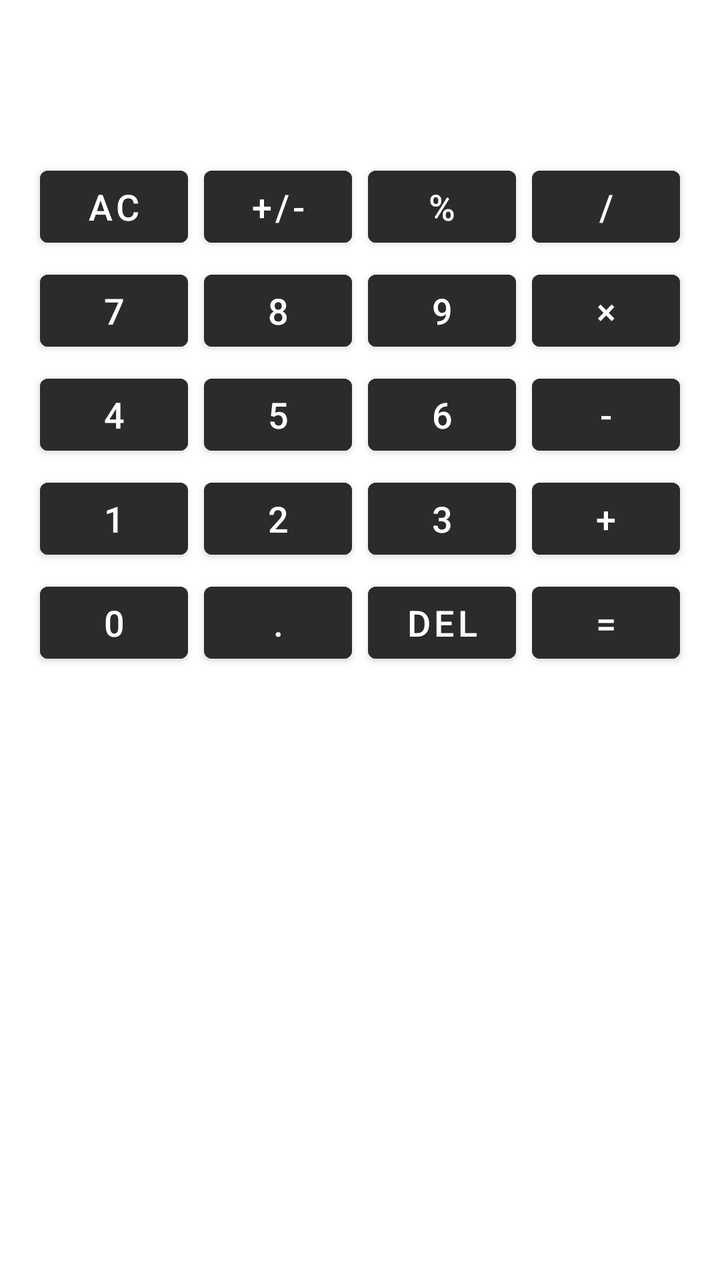
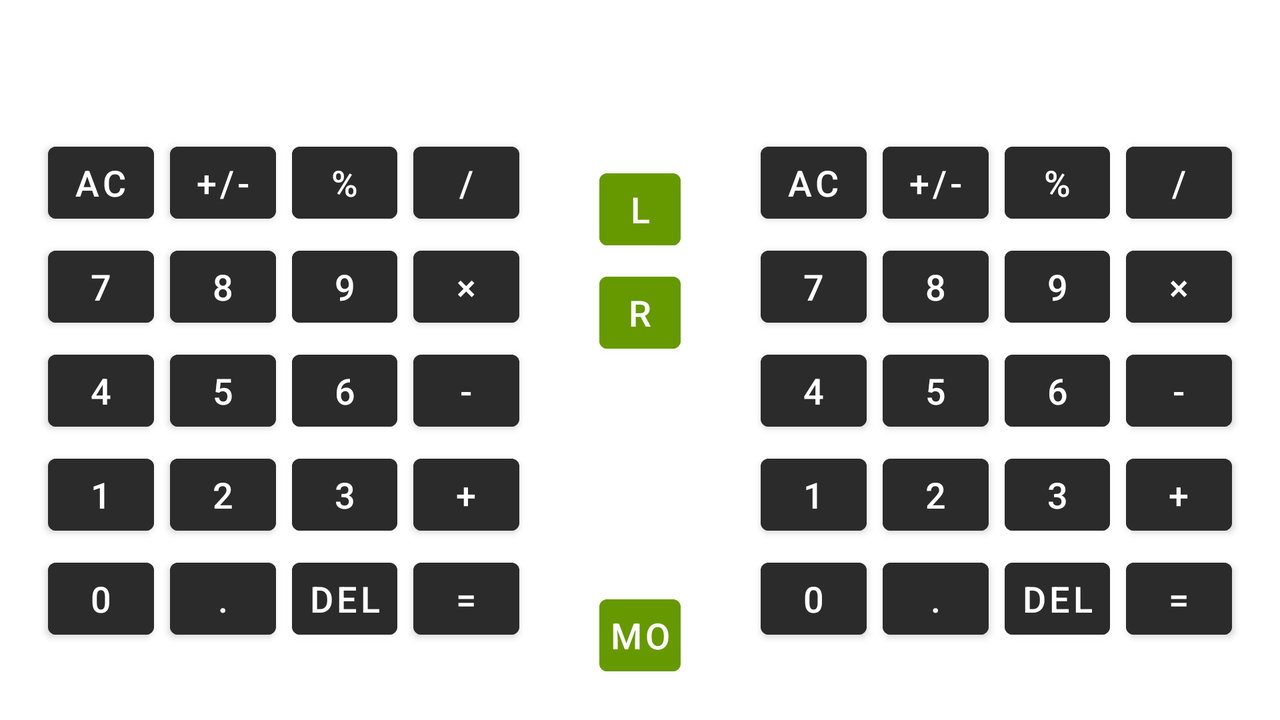

Compare how this app lays out the same screen by default and in its alternative resource folder. The renders come first, then the two layout files and the values they reference.
<!-- AndroidManifest.xml: application theme Theme.ResizeCalculator -->
<!-- res/layout/fragment_calculator.xml -->
<?xml version="1.0" encoding="utf-8"?>
<androidx.constraintlayout.widget.ConstraintLayout xmlns:android="http://schemas.android.com/apk/res/android"
    xmlns:app="http://schemas.android.com/apk/res-auto"
    xmlns:tools="http://schemas.android.com/tools"
    android:layout_width="match_parent"
    android:layout_height="match_parent"
    android:padding="16dp">

    <include
        android:id="@+id/calculator1"
        layout="@layout/calculator_layout"
        android:layout_width="match_parent"
        android:layout_height="match_parent"
        app:layout_constraintTop_toTopOf="parent"
        app:layout_constraintBottom_toBottomOf="parent"
        app:layout_constraintStart_toStartOf="parent"
        app:layout_constraintEnd_toEndOf="parent"
        />

</androidx.constraintlayout.widget.ConstraintLayout>
<!-- res/layout/calculator_layout.xml (included above) -->
<?xml version="1.0" encoding="utf-8"?>
<androidx.constraintlayout.widget.ConstraintLayout xmlns:android="http://schemas.android.com/apk/res/android"
    xmlns:app="http://schemas.android.com/apk/res-auto"
    xmlns:tools="http://schemas.android.com/tools"
    android:layout_width="wrap_content"
    android:layout_height="wrap_content"
    android:padding="0dp">

    
    <TextView
        android:id="@+id/display"
        style="@style/CalculatorDisplay"
        android:layout_width="0dp"
        android:layout_height="wrap_content"
        android:background="#EEEEEE"
        android:gravity="end"
        android:textSize="26sp"
        app:layout_constraintEnd_toEndOf="parent"
        app:layout_constraintHorizontal_weight="1"
        app:layout_constraintStart_toStartOf="parent"
        app:layout_constraintTop_toTopOf="parent"
        app:layout_constraintVertical_weight="0.2" />

    <TextView
        android:id="@+id/display_formula"
        style="@style/CalculatorDisplay"
        android:layout_width="match_parent"
        android:layout_height="wrap_content"
        android:background="#EEEEEE"
        android:gravity="start"
        android:textColor="@android:color/darker_gray"
        android:textSize="18sp"
        app:layout_constraintEnd_toEndOf="parent"
        app:layout_constraintHorizontal_weight="1"
        app:layout_constraintStart_toStartOf="parent"
        app:layout_constraintTop_toBottomOf="@id/display"
        app:layout_constraintVertical_weight="0.1" />

    
    <Button
        android:id="@+id/btnClear"
        style="@style/CalculatorButton"
        android:text="AC"
        app:layout_constraintEnd_toStartOf="@id/btnSign"
        app:layout_constraintHorizontal_weight="0.25"
        app:layout_constraintStart_toStartOf="parent"
        app:layout_constraintTop_toBottomOf="@id/display_formula"
        app:layout_constraintVertical_weight="0.15" />

    <Button
        android:id="@+id/btnSign"
        style="@style/CalculatorButton"
        android:text="+/-"
        app:layout_constraintEnd_toStartOf="@id/btnPercent"
        app:layout_constraintHorizontal_weight="0.25"
        app:layout_constraintStart_toEndOf="@id/btnClear"
        app:layout_constraintTop_toBottomOf="@id/display_formula"
        app:layout_constraintVertical_weight="0.2" />

    <Button
        android:id="@+id/btnPercent"
        style="@style/CalculatorButton"
        android:text="%"
        app:layout_constraintEnd_toStartOf="@id/btnDivide"
        app:layout_constraintHorizontal_weight="0.25"
        app:layout_constraintStart_toEndOf="@id/btnSign"
        app:layout_constraintTop_toBottomOf="@id/display_formula"
        app:layout_constraintVertical_weight="0.15" />

    <Button
        android:id="@+id/btnDivide"
        style="@style/CalculatorButton"
        android:text="/"
        app:layout_constraintEnd_toEndOf="parent"
        app:layout_constraintHorizontal_weight="0.25"
        app:layout_constraintStart_toEndOf="@id/btnPercent"
        app:layout_constraintTop_toBottomOf="@id/display_formula"
        app:layout_constraintVertical_weight="0.2" />

    
    <Button
        android:id="@+id/btn7"
        style="@style/CalculatorButton"
        android:text="7"
        app:layout_constraintEnd_toStartOf="@id/btn8"
        app:layout_constraintHorizontal_weight="0.25"
        app:layout_constraintStart_toStartOf="parent"
        app:layout_constraintTop_toBottomOf="@id/btnClear"
        app:layout_constraintVertical_weight="0.15" />

    <Button
        android:id="@+id/btn8"
        style="@style/CalculatorButton"
        android:text="8"
        app:layout_constraintEnd_toStartOf="@id/btn9"
        app:layout_constraintHorizontal_weight="0.25"
        app:layout_constraintStart_toEndOf="@id/btn7"
        app:layout_constraintTop_toBottomOf="@id/btnSign"
        app:layout_constraintVertical_weight="0.2" />

    <Button
        android:id="@+id/btn9"
        style="@style/CalculatorButton"
        android:text="9"
        app:layout_constraintEnd_toStartOf="@id/btnMultiply"
        app:layout_constraintHorizontal_weight="0.25"
        app:layout_constraintStart_toEndOf="@id/btn8"
        app:layout_constraintTop_toBottomOf="@id/btnPercent"
        app:layout_constraintVertical_weight="0.2" />

    <Button
        android:id="@+id/btnMultiply"
        style="@style/CalculatorButton"
        android:text="×"
        app:layout_constraintEnd_toEndOf="parent"
        app:layout_constraintHorizontal_weight="0.25"
        app:layout_constraintStart_toEndOf="@id/btn9"
        app:layout_constraintTop_toBottomOf="@id/btnDivide"
        app:layout_constraintVertical_weight="0.2" />

    
    <Button
        android:id="@+id/btn4"
        style="@style/CalculatorButton"
        android:text="4"
        app:layout_constraintEnd_toStartOf="@id/btn5"
        app:layout_constraintHorizontal_weight="0.25"
        app:layout_constraintStart_toStartOf="parent"
        app:layout_constraintTop_toBottomOf="@id/btn7"
        app:layout_constraintVertical_weight="0.15" />

    <Button
        android:id="@+id/btn5"
        style="@style/CalculatorButton"
        android:text="5"
        app:layout_constraintEnd_toStartOf="@id/btn6"
        app:layout_constraintHorizontal_weight="0.25"
        app:layout_constraintStart_toEndOf="@id/btn4"
        app:layout_constraintTop_toBottomOf="@id/btn8"
        app:layout_constraintVertical_weight="0.2" />

    <Button
        android:id="@+id/btn6"
        style="@style/CalculatorButton"
        android:text="6"
        app:layout_constraintEnd_toStartOf="@id/btnMinus"
        app:layout_constraintHorizontal_weight="0.25"
        app:layout_constraintStart_toEndOf="@id/btn5"
        app:layout_constraintTop_toBottomOf="@id/btn9"
        app:layout_constraintVertical_weight="0.2" />

    <Button
        android:id="@+id/btnMinus"
        style="@style/CalculatorButton"
        android:text="-"
        app:layout_constraintEnd_toEndOf="parent"
        app:layout_constraintHorizontal_weight="0.25"
        app:layout_constraintStart_toEndOf="@id/btn6"
        app:layout_constraintTop_toBottomOf="@id/btnMultiply"
        app:layout_constraintVertical_weight="0.2" />

    
    <Button
        android:id="@+id/btn1"
        style="@style/CalculatorButton"
        android:text="1"
        app:layout_constraintEnd_toStartOf="@id/btn2"
        app:layout_constraintHorizontal_weight="0.25"
        app:layout_constraintStart_toStartOf="parent"
        app:layout_constraintTop_toBottomOf="@id/btn4"
        app:layout_constraintVertical_weight="0.15" />

    <Button
        android:id="@+id/btn2"
        style="@style/CalculatorButton"
        android:text="2"
        app:layout_constraintEnd_toStartOf="@id/btn3"
        app:layout_constraintHorizontal_weight="0.25"
        app:layout_constraintStart_toEndOf="@id/btn1"
        app:layout_constraintTop_toBottomOf="@id/btn5"
        app:layout_constraintVertical_weight="0.2" />

    <Button
        android:id="@+id/btn3"
        style="@style/CalculatorButton"
        android:text="3"
        app:layout_constraintEnd_toStartOf="@id/btnPlus"
        app:layout_constraintHorizontal_weight="0.25"
        app:layout_constraintStart_toEndOf="@id/btn2"
        app:layout_constraintTop_toBottomOf="@id/btn6"
        app:layout_constraintVertical_weight="0.2" />

    <Button
        android:id="@+id/btnPlus"
        style="@style/CalculatorButton"
        android:text="+"
        app:layout_constraintEnd_toEndOf="parent"
        app:layout_constraintHorizontal_weight="0.25"
        app:layout_constraintStart_toEndOf="@id/btn3"
        app:layout_constraintTop_toBottomOf="@id/btnMinus"
        app:layout_constraintVertical_weight="0.2" />

    
    <Button
        android:id="@+id/btn0"
        style="@style/CalculatorButton"
        android:text="0"
        app:layout_constraintEnd_toStartOf="@id/btnDot"
        app:layout_constraintHorizontal_weight="0.25"
        app:layout_constraintStart_toStartOf="parent"
        app:layout_constraintTop_toBottomOf="@id/btn1"
        app:layout_constraintVertical_weight="0.15" />


    <Button
        android:id="@+id/btnDot"
        style="@style/CalculatorButton"
        android:text="."
        app:layout_constraintEnd_toStartOf="@id/btnDelete"
        app:layout_constraintHorizontal_weight="0.25"
        app:layout_constraintStart_toEndOf="@id/btn0"
        app:layout_constraintTop_toBottomOf="@id/btn2"
        app:layout_constraintVertical_weight="0.15" />

    <Button
        android:id="@+id/btnDelete"
        style="@style/CalculatorButton"
        android:text="Del"
        app:layout_constraintEnd_toStartOf="@id/btnEquals"
        app:layout_constraintHorizontal_weight="0.25"
        app:layout_constraintStart_toEndOf="@id/btnDot"
        app:layout_constraintTop_toBottomOf="@id/btn3"
        app:layout_constraintVertical_weight="0.15" />


    <Button
        android:id="@+id/btnEquals"
        style="@style/CalculatorButton"
        android:text="="
        app:layout_constraintEnd_toEndOf="parent"
        app:layout_constraintHorizontal_weight="0.25"
        app:layout_constraintStart_toEndOf="@id/btnDelete"
        app:layout_constraintTop_toBottomOf="@id/btnPlus"
        app:layout_constraintVertical_weight="0.15" />

</androidx.constraintlayout.widget.ConstraintLayout>
<!-- resources referenced by this layout -->
<resources>
  <style name="CalculatorButton">
          <item name="android:layout_width">0dp</item>
          <item name="android:layout_height">wrap_content</item>
          <item name="android:layout_margin">4dp</item>
          <item name="android:textSize">16sp</item>
          <item name="android:padding">4dp</item>
          <item name="android:backgroundTint">@color/calculator_button_background_number</item>
          <item name="android:textColor">@color/calculator_button_text_color</item>
          <item name="layout_constraintVertical_weight">0.15</item>
          <item name="android:autoSizeMaxTextSize">18sp</item>
          <item name="android:autoSizeMinTextSize">6sp</item>
          <item name="android:autoSizeStepGranularity">1sp</item>
          <item name="android:autoSizeTextType">uniform</item>
          <item name="android:maxLines">1</item>
      </style>
  <style name="CalculatorDisplay">
          <item name="android:layout_marginHorizontal">4dp</item>
          <item name="android:paddingHorizontal">4dp</item>
          <item name="android:textColor">@color/calculator_display_text_color</item>
          <item name="android:backgroundTint">@color/calculator_display_background_color</item>
      </style>
  <style name="Theme.ResizeCalculator" parent="Theme.MaterialComponents.DayNight.DarkActionBar">
          
          <item name="colorPrimary">@color/orange_500</item>
          <item name="colorPrimaryVariant">@color/orange_700</item>
          <item name="colorOnPrimary">@color/white</item>
          
          <item name="colorSecondary">@color/teal_200</item>
          <item name="colorSecondaryVariant">@color/teal_700</item>
          <item name="colorOnSecondary">@color/black</item>
          
          <item name="android:statusBarColor">?attr/colorPrimaryVariant</item>
          
      </style>
  <color name="calculator_button_background_number">#E92A2A2A</color>
  <color name="calculator_button_text_color">@color/white</color>
  <color name="calculator_display_text_color">@color/black</color>
  <color name="calculator_display_background_color">@color/white</color>
  <color name="orange_500">#FFAB40</color>
  <color name="orange_700">#FF6E40</color>
  <color name="white">#FFFFFFFF</color>
  <color name="teal_200">#FF03DAC5</color>
  <color name="teal_700">#FF018786</color>
  <color name="black">#FF000000</color>
</resources>
<!-- res/layout-land/fragment_calculator.xml (the repository's variant of the layout above) -->
<!-- drawn on the phone turned sideways -->
<?xml version="1.0" encoding="utf-8"?>
<androidx.constraintlayout.widget.ConstraintLayout xmlns:android="http://schemas.android.com/apk/res/android"
    xmlns:app="http://schemas.android.com/apk/res-auto"
    android:layout_width="match_parent"
    android:layout_height="match_parent"
    android:orientation="horizontal"
    android:padding="4dp">

    <include
        android:id="@+id/calculator1"
        layout="@layout/calculator_layout"
        android:layout_width="0dp"
        android:layout_height="match_parent"
        android:layout_marginHorizontal="16dp"
        app:layout_constraintBottom_toBottomOf="parent"
        app:layout_constraintEnd_toStartOf="@id/calculator_switch_layout"
        app:layout_constraintHorizontal_weight="0.5"
        app:layout_constraintStart_toStartOf="parent"
        app:layout_constraintTop_toTopOf="parent" />

    
    
    
    
    
    
    
    
    
    

    <include
        android:id="@+id/calculator_switch_layout"
        layout="@layout/calculator_switch_layout"
        android:layout_width="0dp"
        android:layout_height="match_parent"
        android:layout_marginHorizontal="16dp"
        app:layout_constraintBottom_toBottomOf="parent"
        app:layout_constraintEnd_toStartOf="@id/calculator2"
        app:layout_constraintHorizontal_weight="0.1"
        app:layout_constraintStart_toEndOf="@id/calculator1"
        app:layout_constraintTop_toTopOf="parent" />

    <include
        android:id="@+id/calculator2"
        layout="@layout/calculator_layout"
        android:layout_width="0dp"
        android:layout_height="match_parent"
        android:layout_marginHorizontal="16dp"
        app:layout_constraintBottom_toBottomOf="parent"
        app:layout_constraintEnd_toEndOf="parent"
        app:layout_constraintHorizontal_weight="0.5"
        app:layout_constraintStart_toEndOf="@id/calculator_switch_layout"
        app:layout_constraintTop_toTopOf="parent" />

</androidx.constraintlayout.widget.ConstraintLayout>
<!-- res/layout/calculator_switch_layout.xml (included above) -->
<?xml version="1.0" encoding="utf-8"?>
<androidx.constraintlayout.widget.ConstraintLayout xmlns:android="http://schemas.android.com/apk/res/android"
    xmlns:app="http://schemas.android.com/apk/res-auto"
    android:layout_width="match_parent"
    android:layout_height="match_parent"
    android:padding="4dp">

    <androidx.constraintlayout.widget.Guideline
        android:id="@+id/guidelineButton1"
        android:layout_width="wrap_content"
        android:layout_height="wrap_content"
        android:orientation="horizontal"
        app:layout_constraintGuide_percent="0.2" />

    <androidx.constraintlayout.widget.Guideline
        android:id="@+id/guidelineButton2"
        android:layout_width="wrap_content"
        android:layout_height="wrap_content"
        android:orientation="horizontal"
        app:layout_constraintGuide_percent="0.35" />

    <androidx.constraintlayout.widget.Guideline
        android:id="@+id/guidelineButton3"
        android:layout_width="wrap_content"
        android:layout_height="wrap_content"
        android:orientation="horizontal"
        app:layout_constraintGuide_percent="0.8" />

    <Button
        android:id="@+id/button_to_left"
        style="@style/CalculatorButton_Switch"
        android:layout_width="wrap_content"
        android:layout_height="wrap_content"
        android:drawableStart="@android:drawable/arrow_up_float"
        android:text="L"
        app:layout_constraintEnd_toEndOf="parent"
        app:layout_constraintStart_toStartOf="parent"
        app:layout_constraintTop_toBottomOf="@id/guidelineButton1"
        app:layout_constraintWidth_min="20dp" />

    <Button
        android:id="@+id/button_to_right"
        style="@style/CalculatorButton_Switch"
        android:layout_width="wrap_content"
        android:layout_height="wrap_content"
        android:drawableStart="@android:drawable/arrow_down_float"
        android:text="R"
        app:layout_constraintEnd_toEndOf="parent"
        app:layout_constraintStart_toStartOf="parent"
        app:layout_constraintTop_toBottomOf="@id/guidelineButton2"
        app:layout_constraintWidth_min="20dp" />

    <Button
        android:id="@+id/btnResize"
        style="@style/CalculatorButton_Switch"
        android:layout_width="wrap_content"
        android:layout_height="wrap_content"
        android:text="MO"
        app:layout_constraintBottom_toBottomOf="parent"
        app:layout_constraintEnd_toEndOf="parent"
        app:layout_constraintStart_toStartOf="parent"
        app:layout_constraintTop_toBottomOf="@id/guidelineButton3" />

</androidx.constraintlayout.widget.ConstraintLayout>
<!-- resources referenced by the variant -->
<!-- as the phone turned sideways resolves them -->
<resources>
  <style name="CalculatorButton">
          <item name="android:layout_width">0dp</item>
          <item name="android:layout_height">wrap_content</item>
          <item name="android:layout_margin">4dp</item>
          <item name="android:textSize">16sp</item>
          <item name="android:padding">4dp</item>
          <item name="android:backgroundTint">@color/calculator_button_background_number</item>
          <item name="android:textColor">@color/calculator_button_text_color</item>
          <item name="layout_constraintVertical_weight">0.15</item>
          <item name="android:autoSizeMaxTextSize">18sp</item>
          <item name="android:autoSizeMinTextSize">6sp</item>
          <item name="android:autoSizeStepGranularity">1sp</item>
          <item name="android:autoSizeTextType">uniform</item>
          <item name="android:maxLines">1</item>
      </style>
  <style name="CalculatorButton_Switch" parent="CalculatorButton">
          <item name="android:backgroundTint">@android:color/holo_green_dark</item>
      </style>
  <style name="CalculatorDisplay">
          <item name="android:layout_marginHorizontal">4dp</item>
          <item name="android:paddingHorizontal">4dp</item>
          <item name="android:textColor">@color/calculator_display_text_color</item>
          <item name="android:backgroundTint">@color/calculator_display_background_color</item>
      </style>
  <style name="Theme.ResizeCalculator" parent="Theme.MaterialComponents.DayNight.DarkActionBar">
          
          <item name="colorPrimary">@color/orange_500</item>
          <item name="colorPrimaryVariant">@color/orange_700</item>
          <item name="colorOnPrimary">@color/white</item>
          
          <item name="colorSecondary">@color/teal_200</item>
          <item name="colorSecondaryVariant">@color/teal_700</item>
          <item name="colorOnSecondary">@color/black</item>
          
          <item name="android:statusBarColor">?attr/colorPrimaryVariant</item>
          
      </style>
  <color name="calculator_button_background_number">#E92A2A2A</color>
  <color name="calculator_button_text_color">@color/white</color>
  <color name="calculator_display_text_color">@color/black</color>
  <color name="calculator_display_background_color">@color/white</color>
  <color name="orange_500">#FFAB40</color>
  <color name="orange_700">#FF6E40</color>
  <color name="white">#FFFFFFFF</color>
  <color name="teal_200">#FF03DAC5</color>
  <color name="teal_700">#FF018786</color>
  <color name="black">#FF000000</color>
</resources>
